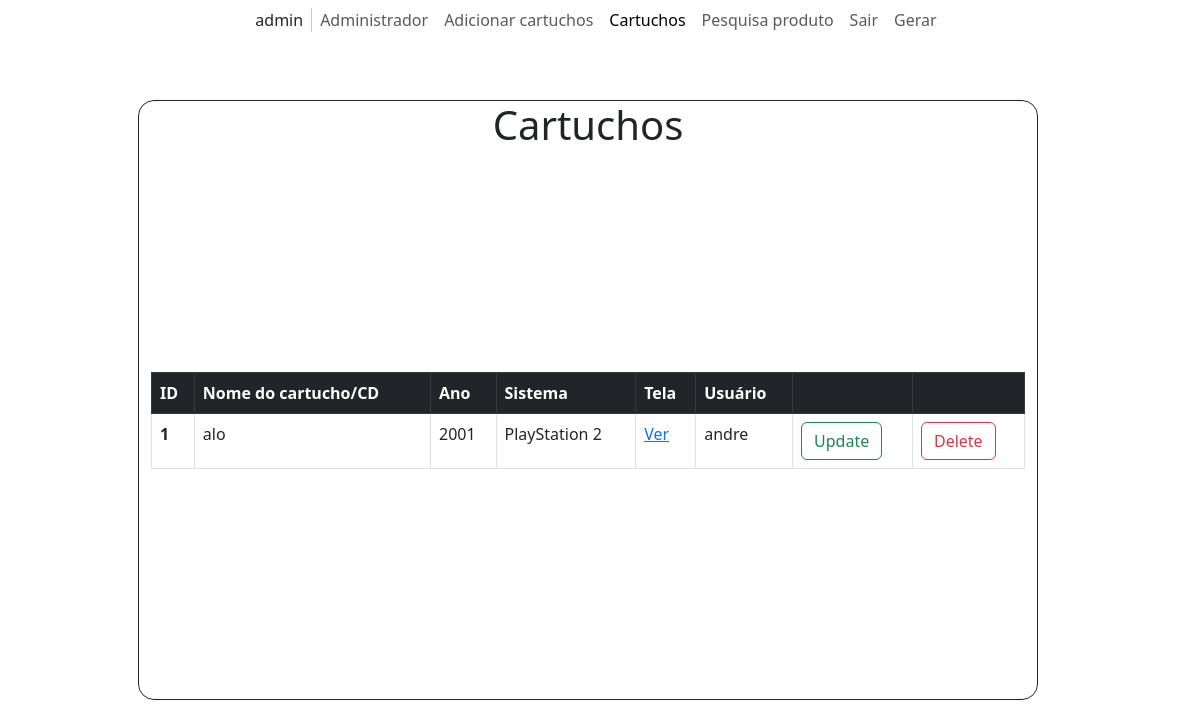
The app's page /mostrar_cartuchos.php (signed in) with its own data.
### tables this page shows
CREATE TABLE `cartuchos` (
  `id` int(10) UNSIGNED NOT NULL,
  `nome_cartucho_cd` varchar(255) NOT NULL,
  `ano` int(10) UNSIGNED NOT NULL,
  `sistema` varchar(255) NOT NULL,
  `tela` blob NOT NULL,
  `id_usuario` int(10) UNSIGNED NOT NULL,
  `id_sistema` int(10) UNSIGNED NOT NULL
);

CREATE TABLE `usuarios` (
  `id` int(10) UNSIGNED NOT NULL,
  `nome_completo` varchar(255) NOT NULL,
  `email` varchar(255) NOT NULL,
  `nome_de_usuario` varchar(255) NOT NULL,
  `senha` varchar(255) NOT NULL,
  `adm` tinyint(1) NOT NULL
);

### vars_functions.php (called while the page is built, shortened)
<?php
function onclickdelete($id)
{
  $delete = "window.location.href = 'delete.php?id=" . $id . "'";
  $string = 'onclick="' . $delete . '"';
  return $string;
}
function onclickupdate($id)
{
  $update = "window.location.href = 'update.php?id=" . $id . "'";
  $string = 'onclick="' . $update . '"';
  return $string;
}
$adm = $_SESSION['admin'];

### mostrar_cartuchos.php (the view, shortened to what this page needs)
<!DOCTYPE html>
<html lang="pt-BR">
<head>
  <link href="https://cdn.jsdelivr.net/npm/bootstrap@5.3.0-alpha1/dist/css/bootstrap.min.css" rel="stylesheet">
  <link rel="stylesheet" href="https://cdn.jsdelivr.net/npm/bootstrap-icons@1.10.3/font/bootstrap-icons.css">
  <link rel="stylesheet" href="/css/style.css">
</head>
<body>
  <div class="container-xxl position-relative p-0">
    <nav class="navbar navbar-expand-lg navbar-light justify-content-center px-4 px-lg-5 py-3 py-lg-0 bg-white">
      <div class='navbar-nav py-0'>
        <span class='nav-item'>
          <?php
          $usr = $_SESSION['username'];
          echo "$usr";
          ?>
        </span>
      </div>
      <div class='navbar-nav py-0'>
        <?php
        if ($_SESSION["admin"] == 1) {
          echo "<a href='admin.php' class='nav-item nav-link'>Administrador</a>
          ";
        }
        ?>
        <a href='cartucho.php' class='nav-item nav-link'>Adicionar cartuchos</a>
        <a href='mostrar_cartuchos.php' class='nav-item nav-link active'>Cartuchos</a>
        <a href='pesquisa.php' class='nav-item nav-link'>Pesquisa produto</a>
        <a href='logout.php' class='nav-item nav-link'>Sair</a>
        <a href='gerar_cartuchos.php' class='nav-item nav-link'>Gerar</a>
      </div>
    </nav>
  </div>
  <div class="container position-absolute top-50 start-50 translate-middle w-75 h-75 d-flex align-items-evenly justify-items-center row">
    <h1 class="text-center">Cartuchos</h1>
    <?php
    require "vars_functions.php";
    $conn = new mysqli('localhost', 'root', '', 'AHAHAHABORGES');
    $sql = "SELECT c.id, c.nome_cartucho_cd, c.ano, c.sistema, u.nome_completo FROM cartuchos c INNER JOIN usuarios u ON c.id_usuario = u.id ORDER BY c.id";
    $result = $conn->query($sql);
    if ($result->num_rows > 0) {
      if ($adm != '1') {
        echo "<table class='table table-bordered'>
        <thead>
          <tr class='table-dark'>
            <th scope='col'>ID</th>
            <th scope='col'>Nome do cartucho/CD</th>
            <th scope='col'>Ano</th>
            <th scope='col'>Sistema</th>
            <th scope='col'>Tela</th>
            <th scope='col'/>
            <th scope='col'/>
          </tr>
        </thead>
        <tbody>";
      } else {
        echo "<table class='table table-bordered'>
          <thead>
            <tr class='table-dark'>
              <th scope='col'>ID</th>
              <th scope='col'>Nome do cartucho/CD</th>
              <th scope='col'>Ano</th>
              <th scope='col'>Sistema</th>
              <th scope='col'>Tela</th>
              <th scope='col'>Usuário</th>
              <th scope='col'/>
              <th scope='col'/>
            </tr>
          </thead>
          <tbody>";
      }
      while ($row = $result->fetch_assoc()) {
        if ($adm != '1') {
          echo "<tr><th scope='row'>" . $row["id"] . "</th><td>" . $row["nome_cartucho_cd"] . "</td><td>" . $row["ano"] . "</td><td>" . $row["sistema"] . "</td><td><a href='exibir_imagem.php?id=" . $row["id"] . "'>Ver</a></td><td><input class='btn btn-outline-success' type='button' value='Update'" . onclickupdate($row["id"]) . "></td><td><input class='btn btn-outline-danger' type='button' value='Delete'" . onclickdelete($row["id"]) . "></td></tr>";
        } else {
          echo "<tr><th scope='row'>" . $row["id"] . "</th><td>" . $row["nome_cartucho_cd"] . "</td><td>" . $row["ano"] . "</td><td>" . $row["sistema"] . "</td><td><a href='exibir_imagem.php?id=" . $row["id"] . "'>Ver</a></td><td>" . $row["nome_completo"] . "</td><td><input class='btn btn-outline-success' type='button' value='Update'" . onclickupdate($row["id"]) . "></td><td><input class='btn btn-outline-danger' type='button' value='Delete'" . onclickdelete($row["id"]) . "></td></tr>";
        }
      }
      echo "</tbody></table>";
    } else {
      echo "<h3 class='text-center'>Nenhum cartucho encontrado.</h3>";
    }
    ?>
</body>
</html>

### css/style.css (style rules this page uses)
.container { border-width: 0.1rem; border-style: solid; border-radius: 1rem; }
table { height: max-content !important; }

### records on screen
cartuchos: id "1", nome_cartucho_cd "alo", ano "2001", sistema "PlayStation 2", id_usuario.nome_completo "andre"

### other values on screen
$usr "admin"
